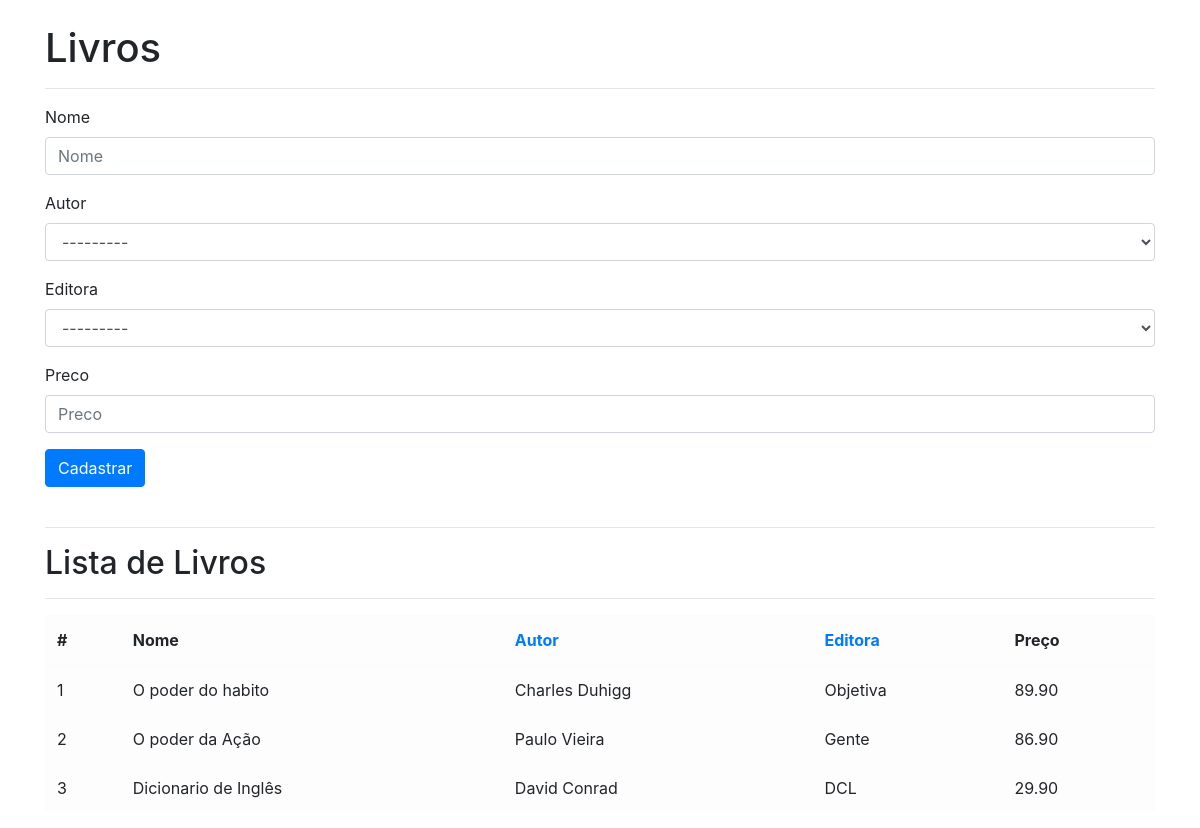
The page /livros on the database its author committed.
### core/models.py (models this page shows, shortened)
class Base(models.Model):
    criado = models.DateField('criado', auto_now_add=True)
    modificado = models.DateField('alterado', auto_now_add=True)
    ativo = models.BooleanField('Ativo?',default=True )
    class Meta:
        abstract = True

class Autores(Base):
    nome = models.CharField('nome', max_length=100)
    def __str__(self):
        return self.nome

class Editoras(Base):
    nome = models.CharField('nome', max_length=150)
    def __str__(self):
        return self.nome

class Livros(Base):
    nome = models.CharField('nome',max_length=100)
    autor = models.ForeignKey('core.autores', on_delete=models.CASCADE)
    editora = models.ForeignKey('core.editoras', on_delete=models.CASCADE)
    preco = models.DecimalField('preco', max_digits=8, decimal_places=2)

### core/views.py (the view)
# urls.py: path('livros', livros, name='livros'),
def livros(request):
    if str(request.method) == 'POST':
        form = LivrosModelForm(request.POST)
        if form.is_valid():
            form.save()
            messages.success(request, 'Salvo com sucesso.')
            form = LivrosModelForm()
        else:
            messages.error(request, 'Erro ao salvar.')
    else:
        form = LivrosModelForm()
    context = {
        'livros': Livros.objects.all(),
        'form': form
    }
    return render(request, 'livros.html', context)

### core/forms.py
class LivrosModelForm(forms.ModelForm):
    class Meta:
        model = Livros
        fields = ['nome','autor', 'editora', 'preco']

### core/templates/livros.html (shortened to what this page needs)
{% load bootstrap4 %}
<!DOCTYPE html>
<html lang="pt-br">
<head>
    {% bootstrap_css %}
</head>
<body>
    <div class="container">
        <br>
        <h1>Livros</h1>
        <hr>
        <form class="form" method="post" action="{% url 'livros' %}">
            {% bootstrap_form form %}
            {% buttons %}
                <button class="btn btn-primary">Cadastrar</button>
            {% endbuttons %}
        </form>
        <br>
        <hr>
        <h2>Lista de Livros</h2>
        <hr>
        <table class="table table-light">
            <thead>
                <tr>
                    <th scope="col">#</th>
                    <th scope="col">Nome</th>
                    <th scope="col"><a href="{% url 'autores'%}">Autor</a></th>
                    <th scope="col"><a href="{% url 'editoras'%}">Editora</a></th>
                    <th scope="col">Preço</th>
                </tr>
            </thead>
            <tbody>
                {% for livro in livros %}
                <tr>
                    <td scope="row">{{ livro.id }}</td>
                    <td scope="row">{{ livro.nome }}</td>
                    <td scope="row">{{ livro.autor }}</td>
                    <td scope="row">{{ livro.editora }}</td>
                    <td scope="row">{{ livro.preco }}</td>
                </tr>
                {% endfor %}
            </tbody>
        </table>
    </div>
</body>
</html>

### rows shown on the page
Livros: id "1", nome "O poder do habito", autor "Charles Duhigg", editora "Objetiva", preco "89.90"
Livros: id "2", nome "O poder da Ação", autor "Paulo Vieira", editora "Gente", preco "86.90"
Livros: id "3", nome "Dicionario de Inglês", autor "David Conrad", editora "DCL", preco "29.90"
